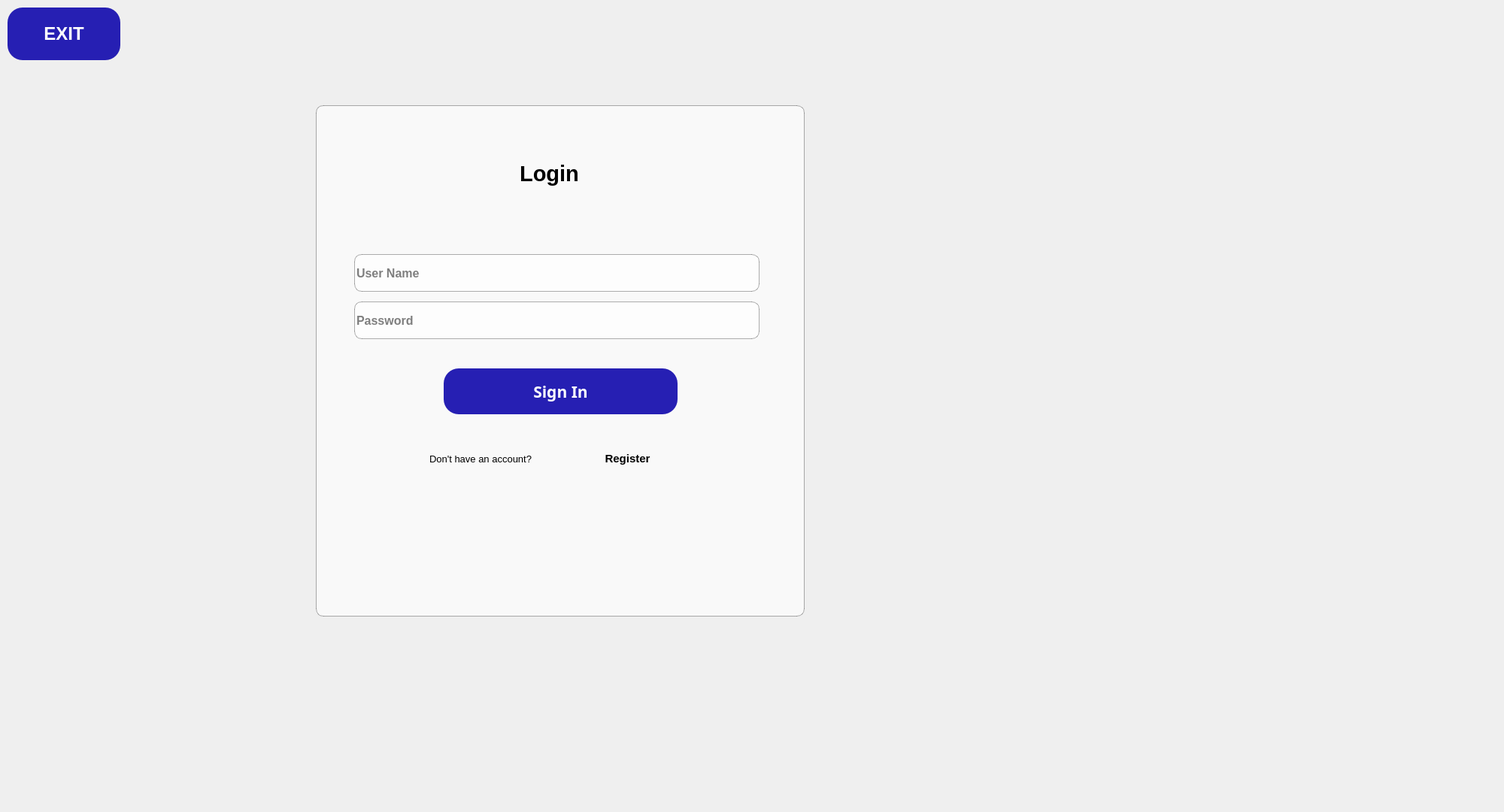
<?xml version="1.0" encoding="UTF-8"?>
<ui version="4.0">
 <class>loginPageClass</class>
 <widget class="QMainWindow" name="loginPageClass">
  <property name="geometry">
   <rect>
    <x>0</x>
    <y>0</y>
    <width>2000</width>
    <height>1080</height>
   </rect>
  </property>
  <property name="sizePolicy">
   <sizepolicy hsizetype="Expanding" vsizetype="Expanding">
    <horstretch>0</horstretch>
    <verstretch>0</verstretch>
   </sizepolicy>
  </property>
  <property name="minimumSize">
   <size>
    <width>2000</width>
    <height>1080</height>
   </size>
  </property>
  <property name="maximumSize">
   <size>
    <width>1920</width>
    <height>1080</height>
   </size>
  </property>
  <property name="windowTitle">
   <string>loginPage</string>
  </property>
  <widget class="QWidget" name="centralWidget">
   <property name="styleSheet">
    <string notr="true">QWidget {
    background-image: url(pg1.jpg);  /* use your correct path */
    background-repeat: no-repeat;
    background-position: center;
    background-origin: content;
    background-size: cover;  /* optional: stretch image to fill */
}
</string>
   </property>
   <widget class="QLabel" name="label_2">
    <property name="geometry">
     <rect>
      <x>0</x>
      <y>0</y>
      <width>2000</width>
      <height>1100</height>
     </rect>
    </property>
    <property name="sizePolicy">
     <sizepolicy hsizetype="Preferred" vsizetype="Preferred">
      <horstretch>50</horstretch>
      <verstretch>50</verstretch>
     </sizepolicy>
    </property>
    <property name="minimumSize">
     <size>
      <width>2000</width>
      <height>1100</height>
     </size>
    </property>
    <property name="maximumSize">
     <size>
      <width>1000</width>
      <height>1000</height>
     </size>
    </property>
    <property name="autoFillBackground">
     <bool>false</bool>
    </property>
    <property name="styleSheet">
     <string notr="true">border-radius: 20px;</string>
    </property>
    <property name="text">
     <string/>
    </property>
    <property name="pixmap">
     <pixmap>backgeound.jpg</pixmap>
    </property>
    <property name="scaledContents">
     <bool>true</bool>
    </property>
    <property name="wordWrap">
     <bool>true</bool>
    </property>
   </widget>
   <widget class="QWidget" name="layoutWidget">
    <property name="geometry">
     <rect>
      <x>0</x>
      <y>0</y>
      <width>2</width>
      <height>2</height>
     </rect>
    </property>
    <layout class="QHBoxLayout" name="horizontalLayout_3"/>
   </widget>
   <widget class="QPushButton" name="exitButton">
    <property name="geometry">
     <rect>
      <x>10</x>
      <y>10</y>
      <width>150</width>
      <height>70</height>
     </rect>
    </property>
    <property name="sizePolicy">
     <sizepolicy hsizetype="Preferred" vsizetype="Preferred">
      <horstretch>50</horstretch>
      <verstretch>50</verstretch>
     </sizepolicy>
    </property>
    <property name="minimumSize">
     <size>
      <width>50</width>
      <height>50</height>
     </size>
    </property>
    <property name="font">
     <font>
      <family>Arial</family>
      <pointsize>18</pointsize>
      <bold>true</bold>
     </font>
    </property>
    <property name="styleSheet">
     <string notr="true">QPushButton {
    background-color: #261FB3  ;   
    color: white;                /* White text */
    border-radius: 20px;          /* Rounded corners */
    padding: 5px 10px;           /* Padding */
}
QPushButton:hover {
    background-color: #161179;   /* Darker blue on hover */
}
QPushButton:pressed {
    background-color: #0C0950;   /* Even darker when clicked */
}</string>
    </property>
    <property name="text">
     <string>EXIT</string>
    </property>
   </widget>
   <widget class="QFrame" name="frame_2">
    <property name="geometry">
     <rect>
      <x>350</x>
      <y>120</y>
      <width>750</width>
      <height>700</height>
     </rect>
    </property>
    <property name="styleSheet">
     <string notr="true">
         border-radius: 10px;
    </string>
    </property>
    <property name="frameShape">
     <enum>QFrame::Shape::StyledPanel</enum>
    </property>
    <property name="frameShadow">
     <enum>QFrame::Shadow::Raised</enum>
    </property>
    <widget class="QGroupBox" name="groupBox">
     <property name="geometry">
      <rect>
       <x>70</x>
       <y>0</y>
       <width>650</width>
       <height>700</height>
      </rect>
     </property>
     <property name="font">
      <font>
       <family>Arial</family>
       <pointsize>12</pointsize>
       <bold>true</bold>
      </font>
     </property>
     <property name="styleSheet">
      <string notr="true">QGroupBox {
    background-color: rgba(255, 255, 255, 160);  /* semi-transparent white */
    border: 1px solid rgba(0, 0, 0, 80);
    border-radius: 10px;
    margin-top: 20px; /* space for the title */
}

QGroupBox::title {
    subcontrol-origin: margin;
    subcontrol-position: top center;
    padding: 0 5px;
    background-color: transparent;
    color: #333;
}
</string>
     </property>
     <property name="title">
      <string/>
     </property>
     <property name="alignment">
      <set>Qt::AlignmentFlag::AlignCenter</set>
     </property>
     <widget class="QFrame" name="frame">
      <property name="geometry">
       <rect>
        <x>40</x>
        <y>200</y>
        <width>561</width>
        <height>151</height>
       </rect>
      </property>
      <property name="sizeIncrement">
       <size>
        <width>5</width>
        <height>0</height>
       </size>
      </property>
      <layout class="QVBoxLayout" name="verticalLayout">
       <item>
        <layout class="QHBoxLayout" name="horizontalLayout_5">
         <item>
          <layout class="QHBoxLayout" name="horizontalLayout_2">
           <item>
            <widget class="QLineEdit" name="userNameField">
             <property name="minimumSize">
              <size>
               <width>0</width>
               <height>50</height>
              </size>
             </property>
             <property name="font">
              <font>
               <family>Arial</family>
               <pointsize>12</pointsize>
               <bold>true</bold>
              </font>
             </property>
             <property name="styleSheet">
              <string notr="true">background-color: rgba(255, 255, 255, 160);  /* semi-transparent white */
color:black;
    border: 1px solid rgba(0, 0, 0, 80);
    border-radius: 10px;
    /* space for the title */</string>
             </property>
             <property name="placeholderText">
              <string>User Name</string>
             </property>
            </widget>
           </item>
          </layout>
         </item>
        </layout>
       </item>
       <item>
        <layout class="QHBoxLayout" name="horizontalLayout_6">
         <item>
          <layout class="QHBoxLayout" name="horizontalLayout_7">
           <item>
            <widget class="QLineEdit" name="passwordField">
             <property name="minimumSize">
              <size>
               <width>0</width>
               <height>50</height>
              </size>
             </property>
             <property name="font">
              <font>
               <family>Arial</family>
               <pointsize>12</pointsize>
               <bold>true</bold>
              </font>
             </property>
             <property name="styleSheet">
              <string notr="true">background-color: rgba(255, 255, 255, 160);  /* semi-transparent white */
color:black;
    border: 1px solid rgba(0, 0, 0, 80);
    border-radius: 10px;
    /* space for the title */</string>
             </property>
             <property name="placeholderText">
              <string>Password</string>
             </property>
            </widget>
           </item>
          </layout>
         </item>
        </layout>
       </item>
      </layout>
     </widget>
     <widget class="QLabel" name="label_3">
      <property name="geometry">
       <rect>
        <x>110</x>
        <y>80</y>
        <width>401</width>
        <height>61</height>
       </rect>
      </property>
      <property name="font">
       <font>
        <family>Arial</family>
        <pointsize>22</pointsize>
        <bold>true</bold>
       </font>
      </property>
      <property name="styleSheet">
       <string notr="true">color:black;</string>
      </property>
      <property name="text">
       <string>Login</string>
      </property>
      <property name="alignment">
       <set>Qt::AlignmentFlag::AlignCenter</set>
      </property>
      <property name="wordWrap">
       <bool>false</bool>
      </property>
     </widget>
     <widget class="QPushButton" name="loginbtn">
      <property name="geometry">
       <rect>
        <x>170</x>
        <y>370</y>
        <width>311</width>
        <height>61</height>
       </rect>
      </property>
      <property name="minimumSize">
       <size>
        <width>0</width>
        <height>50</height>
       </size>
      </property>
      <property name="font">
       <font>
        <family>Arial Rounded MT</family>
        <pointsize>16</pointsize>
        <bold>true</bold>
       </font>
      </property>
      <property name="styleSheet">
       <string notr="true">QPushButton {
    background-color: #261FB3  ;   
    color: white;                /* White text */
    border-radius: 20px;          /* Rounded corners */
    padding: 5px 10px;           /* Padding */
}
QPushButton:hover {
    background-color: #161179;   /* Darker blue on hover */
}
QPushButton:pressed {
    background-color: #0C0950;   /* Even darker when clicked */
}</string>
      </property>
      <property name="text">
       <string>Sign In</string>
      </property>
     </widget>
     <widget class="QWidget" name="horizontalLayoutWidget">
      <property name="geometry">
       <rect>
        <x>140</x>
        <y>450</y>
        <width>371</width>
        <height>81</height>
       </rect>
      </property>
      <layout class="QHBoxLayout" name="horizontalLayout">
       <item>
        <widget class="QLabel" name="label">
         <property name="font">
          <font>
           <family>Arial</family>
           <pointsize>10</pointsize>
           <bold>false</bold>
          </font>
         </property>
         <property name="styleSheet">
          <string notr="true">color: black;</string>
         </property>
         <property name="text">
          <string>Don't have an account?     </string>
         </property>
        </widget>
       </item>
       <item>
        <widget class="QPushButton" name="regbtn">
         <property name="minimumSize">
          <size>
           <width>50</width>
           <height>30</height>
          </size>
         </property>
         <property name="font">
          <font>
           <family>Arial</family>
           <pointsize>11</pointsize>
           <bold>true</bold>
           <underline>false</underline>
          </font>
         </property>
         <property name="styleSheet">
          <string notr="true">QPushButton {
    border: none;
    color: black; /* normal text color */
    background-color: transparent;
}

QPushButton:hover {
    color: grey; /* darker on hover */
}

QPushButton:pressed {
    color: #333333; /* darker on press */
}</string>
         </property>
         <property name="text">
          <string>Register</string>
         </property>
        </widget>
       </item>
      </layout>
     </widget>
    </widget>
   </widget>
   <zorder>layoutWidget</zorder>
   <zorder>label_2</zorder>
   <zorder>exitButton</zorder>
   <zorder>frame_2</zorder>
  </widget>
 </widget>
 <layoutdefault spacing="6" margin="11"/>
 <resources/>
 <connections/>
</ui>
